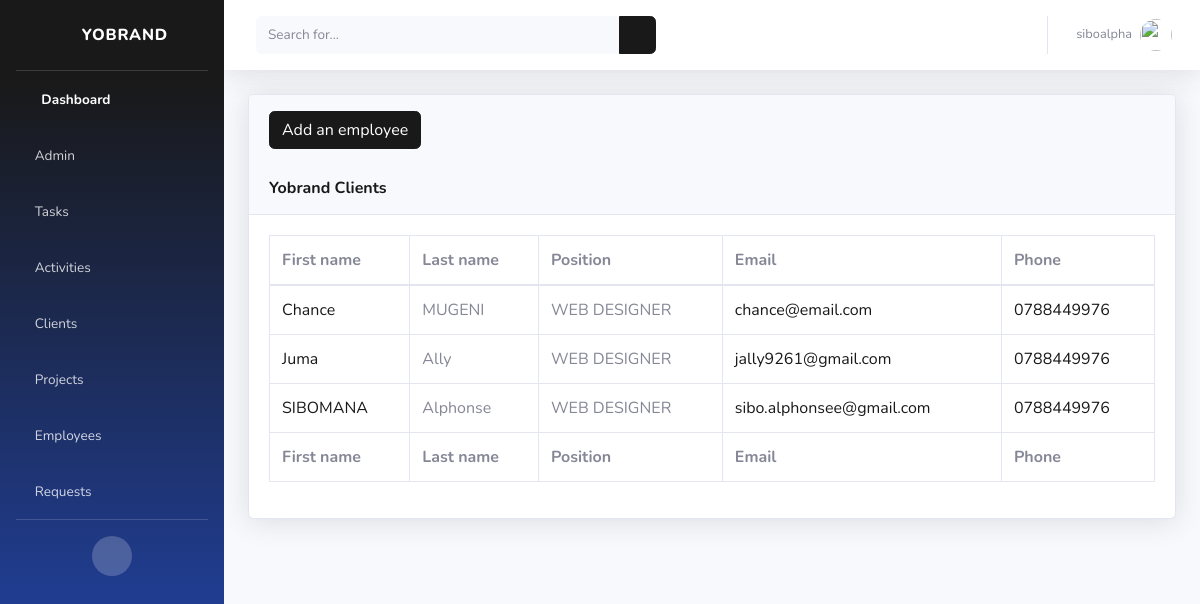
The page /employees/ (signed in) on the database as committed earlier.
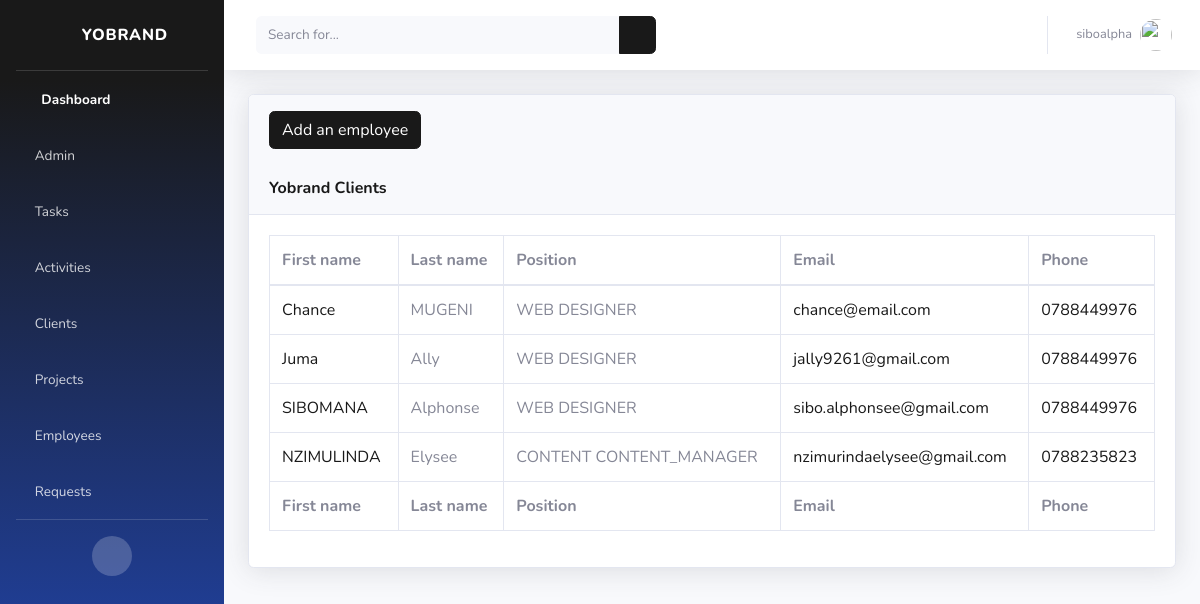
The same page on the database as committed later.
### cms/models.py (models this page shows, shortened)
class Employee(models.Model):
    MALE = 'MALE'
    FEMALE = 'FEMALE'
    GENDER_CHOICES = [
        (MALE, 'MALE'),
        (FEMALE, 'FEMALE'),
    ]
    WEB_DESIGNER = 'WEB DESIGNER'
    CONTENT_MANAGER = 'CONTENT CONTENT_MANAGER'
    SOCIAL_MANAGER = 'SOCIAL SOCIAL_MANAGER'
    POSITION_CHOICES = [
        (WEB_DESIGNER, 'WEB DESIGNER'),
        (CONTENT_MANAGER, 'CONTENT MANAGER'),
        (SOCIAL_MANAGER, 'SOCIAL_MANAGER')
    ]
    username = models.ForeignKey(User, on_delete=models.CASCADE)
    phone = models.CharField(max_length=12, null=False)
    birthday = models.DateTimeField(auto_now_add=False)
    gender = models.CharField(max_length=40, choices=GENDER_CHOICES, default=MALE)
    position = models.CharField(max_length=40, choices=POSITION_CHOICES, default=WEB_DESIGNER)
    address = models.CharField(max_length=40, null=True)
    address2 = models.CharField(max_length=40, null=True)
    country = models.CharField(max_length=40, null=True)
    state_city = models.CharField(max_length=40, null=True)
    eduction = models.CharField(max_length=40, null=True)

### cms/views.py (the view)
# urls.py: path('employees/', views.employees, name="employees"),
@login_required(login_url='login')
def employees(request):
    employees_list = Employee.objects.all()
    context = {'employees_list': employees_list}
    return render(request, 'cms/employees.html', context)

### cms/templates/cms/employees.html
{% extends 'cms/base.html' %}
{% load static %}
{% block content %}
<div class="container-fluid">
  <div class="card shadow mb-4">
      <div class="card-header py-3">
        <div class="add-employee" style="margin-bottom: 30px;">
          <a href="{% url 'add-employee' %}" class="btn btn-primary">Add an employee</a>
        </div>
        <h6 class="m-0 font-weight-bold text-primary">Yobrand Clients</h6>
      </div>
      <div class="card-body">
          <div class="table-responsive">
              <table class="table table-bordered" id="dataTable" width="100%" cellspacing="0">
                  <thead>
                      <tr>
                        <th scope="col">First name</th>
                        <th scope="col">Last name</th>
                        <th scope="col">Position</th>
                        <th scope="col">Email</th>
                        <th scope="col">Phone</th>
                      </tr>
                  </thead>
                  <tfoot>
                      <tr>
                        <th scope="col">First name</th>
                        <th scope="col">Last name</th>
                        <th scope="col">Position</th>
                        <th scope="col">Email</th>
                        <th scope="col">Phone</th>
                      </tr>
                  </tfoot>
                  <tbody>
                    {% for employee in employees_list %}
                    <tr>
                      <td><a href="{% url 'employee-profile' employee.id %}">{{employee.username.first_name}}</a></td>
                      <td>{{employee.username.last_name}}</td>
                      <td>{{employee.position}}</td>
                      <td><a href="mailto:{{employee.username.email}}">{{employee.username.email}}</a></td>
                      <td><a href="tel:{{employee.phone}}">{{employee.phone}}</a></td>
                    </tr>
                    {% endfor %}
                  </tbody>
              </table>
          </div>
      </div>
  </div>
</div>
  {% endblock %}

Rows that differ between the two databases and show on the page:
added Employee: username.first_name "NZIMULINDA", username.last_name "Elysee", position "CONTENT CONTENT_MANAGER", username.email "nzimurindaelysee@gmail.com", phone "0788235823"
